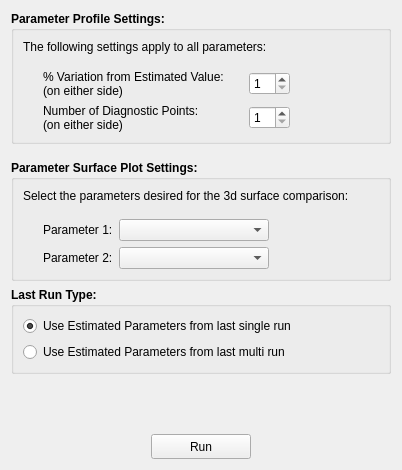
<?xml version="1.0" encoding="UTF-8"?>
<ui version="4.0">
 <class>Form</class>
 <widget class="QWidget" name="Form">
  <property name="geometry">
   <rect>
    <x>0</x>
    <y>0</y>
    <width>402</width>
    <height>470</height>
   </rect>
  </property>
  <property name="sizePolicy">
   <sizepolicy hsizetype="Expanding" vsizetype="Preferred">
    <horstretch>0</horstretch>
    <verstretch>0</verstretch>
   </sizepolicy>
  </property>
  <property name="windowTitle">
   <string>Form</string>
  </property>
  <layout class="QVBoxLayout" name="verticalLayout_4">
   <item>
    <widget class="QGroupBox" name="Diagnostic_Tab1_ParameterGB">
     <property name="font">
      <font>
       <weight>75</weight>
       <bold>true</bold>
      </font>
     </property>
     <property name="whatsThis">
      <string>&lt;html&gt;&lt;head/&gt;&lt;body&gt;&lt;p align=&quot;center&quot;&gt;&lt;span style=&quot; font-weight:600;&quot;&gt;MSSPM Diagnostics&lt;/span&gt;&lt;/p&gt;&lt;p&gt;Diagnostics are used to generate parameter values in close proximity to the estimated parameter values in order to inspect the local neighborhood of each parameter value.&lt;/p&gt;&lt;p&gt;After the user generates these alternative parameter values, they can be graphically viewed by selecting the &amp;quot;Diagnostic&amp;quot; chart type in the Output Contols panel.&lt;/p&gt;&lt;p&gt;Prior to clicking Run below, the user must specify what % variation and number of points will be for all the parameters.&lt;/p&gt;&lt;/body&gt;&lt;/html&gt;</string>
     </property>
     <property name="title">
      <string>Parameter Profile Settings:</string>
     </property>
     <layout class="QVBoxLayout" name="verticalLayout">
      <item>
       <widget class="QLabel" name="label_3">
        <property name="font">
         <font>
          <weight>50</weight>
          <bold>false</bold>
         </font>
        </property>
        <property name="text">
         <string>The following settings apply to all parameters:</string>
        </property>
       </widget>
      </item>
      <item>
       <spacer name="verticalSpacer_3">
        <property name="orientation">
         <enum>Qt::Vertical</enum>
        </property>
        <property name="sizeType">
         <enum>QSizePolicy::Fixed</enum>
        </property>
        <property name="sizeHint" stdset="0">
         <size>
          <width>20</width>
          <height>10</height>
         </size>
        </property>
       </spacer>
      </item>
      <item>
       <layout class="QHBoxLayout" name="horizontalLayout">
        <item>
         <spacer name="horizontalSpacer_6">
          <property name="orientation">
           <enum>Qt::Horizontal</enum>
          </property>
          <property name="sizeType">
           <enum>QSizePolicy::Fixed</enum>
          </property>
          <property name="sizeHint" stdset="0">
           <size>
            <width>20</width>
            <height>20</height>
           </size>
          </property>
         </spacer>
        </item>
        <item>
         <widget class="QLabel" name="label">
          <property name="minimumSize">
           <size>
            <width>200</width>
            <height>0</height>
           </size>
          </property>
          <property name="maximumSize">
           <size>
            <width>200</width>
            <height>16777215</height>
           </size>
          </property>
          <property name="font">
           <font>
            <weight>50</weight>
            <bold>false</bold>
           </font>
          </property>
          <property name="text">
           <string>% Variation from Estimated Value:
(on either side)</string>
          </property>
         </widget>
        </item>
        <item>
         <widget class="QSpinBox" name="Diagnostic_Tab1_PctVarSB">
          <property name="font">
           <font>
            <weight>50</weight>
            <bold>false</bold>
           </font>
          </property>
          <property name="minimum">
           <number>1</number>
          </property>
          <property name="maximum">
           <number>50</number>
          </property>
         </widget>
        </item>
        <item>
         <spacer name="horizontalSpacer">
          <property name="orientation">
           <enum>Qt::Horizontal</enum>
          </property>
          <property name="sizeHint" stdset="0">
           <size>
            <width>40</width>
            <height>20</height>
           </size>
          </property>
         </spacer>
        </item>
       </layout>
      </item>
      <item>
       <layout class="QHBoxLayout" name="horizontalLayout_2">
        <item>
         <spacer name="horizontalSpacer_7">
          <property name="orientation">
           <enum>Qt::Horizontal</enum>
          </property>
          <property name="sizeType">
           <enum>QSizePolicy::Fixed</enum>
          </property>
          <property name="sizeHint" stdset="0">
           <size>
            <width>20</width>
            <height>20</height>
           </size>
          </property>
         </spacer>
        </item>
        <item>
         <widget class="QLabel" name="label_2">
          <property name="minimumSize">
           <size>
            <width>200</width>
            <height>0</height>
           </size>
          </property>
          <property name="maximumSize">
           <size>
            <width>200</width>
            <height>16777215</height>
           </size>
          </property>
          <property name="font">
           <font>
            <weight>50</weight>
            <bold>false</bold>
           </font>
          </property>
          <property name="text">
           <string>Number of Diagnostic Points:
(on either side)</string>
          </property>
         </widget>
        </item>
        <item>
         <widget class="QSpinBox" name="Diagnostic_Tab1_NumPtsSB">
          <property name="font">
           <font>
            <weight>50</weight>
            <bold>false</bold>
           </font>
          </property>
          <property name="minimum">
           <number>1</number>
          </property>
          <property name="maximum">
           <number>99</number>
          </property>
         </widget>
        </item>
        <item>
         <spacer name="horizontalSpacer_2">
          <property name="orientation">
           <enum>Qt::Horizontal</enum>
          </property>
          <property name="sizeHint" stdset="0">
           <size>
            <width>40</width>
            <height>20</height>
           </size>
          </property>
         </spacer>
        </item>
       </layout>
      </item>
     </layout>
    </widget>
   </item>
   <item>
    <spacer name="verticalSpacer_2">
     <property name="orientation">
      <enum>Qt::Vertical</enum>
     </property>
     <property name="sizeType">
      <enum>QSizePolicy::Fixed</enum>
     </property>
     <property name="sizeHint" stdset="0">
      <size>
       <width>20</width>
       <height>10</height>
      </size>
     </property>
    </spacer>
   </item>
   <item>
    <widget class="QGroupBox" name="groupBox">
     <property name="font">
      <font>
       <weight>75</weight>
       <bold>true</bold>
      </font>
     </property>
     <property name="title">
      <string>Parameter Surface Plot Settings:</string>
     </property>
     <layout class="QVBoxLayout" name="verticalLayout_2">
      <item>
       <widget class="QLabel" name="label_6">
        <property name="font">
         <font>
          <weight>50</weight>
          <bold>false</bold>
         </font>
        </property>
        <property name="text">
         <string>Select the parameters desired for the 3d surface comparison:</string>
        </property>
       </widget>
      </item>
      <item>
       <spacer name="verticalSpacer_5">
        <property name="orientation">
         <enum>Qt::Vertical</enum>
        </property>
        <property name="sizeType">
         <enum>QSizePolicy::Fixed</enum>
        </property>
        <property name="sizeHint" stdset="0">
         <size>
          <width>20</width>
          <height>10</height>
         </size>
        </property>
       </spacer>
      </item>
      <item>
       <layout class="QHBoxLayout" name="horizontalLayout_4">
        <item>
         <spacer name="horizontalSpacer_5">
          <property name="orientation">
           <enum>Qt::Horizontal</enum>
          </property>
          <property name="sizeType">
           <enum>QSizePolicy::Fixed</enum>
          </property>
          <property name="sizeHint" stdset="0">
           <size>
            <width>20</width>
            <height>20</height>
           </size>
          </property>
         </spacer>
        </item>
        <item>
         <widget class="QLabel" name="label_4">
          <property name="font">
           <font>
            <weight>50</weight>
            <bold>false</bold>
           </font>
          </property>
          <property name="text">
           <string>Parameter 1:</string>
          </property>
         </widget>
        </item>
        <item>
         <widget class="QComboBox" name="Diagnostic_Tab1_SurfaceParameter1CMB">
          <property name="minimumSize">
           <size>
            <width>150</width>
            <height>0</height>
           </size>
          </property>
          <property name="maximumSize">
           <size>
            <width>150</width>
            <height>16777215</height>
           </size>
          </property>
          <property name="font">
           <font>
            <weight>50</weight>
            <bold>false</bold>
           </font>
          </property>
         </widget>
        </item>
        <item>
         <spacer name="horizontalSpacer_3">
          <property name="orientation">
           <enum>Qt::Horizontal</enum>
          </property>
          <property name="sizeHint" stdset="0">
           <size>
            <width>40</width>
            <height>20</height>
           </size>
          </property>
         </spacer>
        </item>
       </layout>
      </item>
      <item>
       <layout class="QHBoxLayout" name="horizontalLayout_3">
        <item>
         <spacer name="horizontalSpacer_8">
          <property name="orientation">
           <enum>Qt::Horizontal</enum>
          </property>
          <property name="sizeType">
           <enum>QSizePolicy::Fixed</enum>
          </property>
          <property name="sizeHint" stdset="0">
           <size>
            <width>20</width>
            <height>20</height>
           </size>
          </property>
         </spacer>
        </item>
        <item>
         <widget class="QLabel" name="label_5">
          <property name="font">
           <font>
            <weight>50</weight>
            <bold>false</bold>
           </font>
          </property>
          <property name="text">
           <string>Parameter 2:</string>
          </property>
         </widget>
        </item>
        <item>
         <widget class="QComboBox" name="Diagnostic_Tab1_SurfaceParameter2CMB">
          <property name="minimumSize">
           <size>
            <width>150</width>
            <height>0</height>
           </size>
          </property>
          <property name="maximumSize">
           <size>
            <width>150</width>
            <height>16777215</height>
           </size>
          </property>
          <property name="font">
           <font>
            <weight>50</weight>
            <bold>false</bold>
           </font>
          </property>
         </widget>
        </item>
        <item>
         <spacer name="horizontalSpacer_4">
          <property name="orientation">
           <enum>Qt::Horizontal</enum>
          </property>
          <property name="sizeHint" stdset="0">
           <size>
            <width>40</width>
            <height>20</height>
           </size>
          </property>
         </spacer>
        </item>
       </layout>
      </item>
     </layout>
    </widget>
   </item>
   <item>
    <widget class="QGroupBox" name="groupBox_2">
     <property name="font">
      <font>
       <weight>75</weight>
       <bold>true</bold>
      </font>
     </property>
     <property name="title">
      <string>Last Run Type:</string>
     </property>
     <layout class="QVBoxLayout" name="verticalLayout_3">
      <item>
       <widget class="QRadioButton" name="Diagnostic_Tab1_UseLastSingleRunRB">
        <property name="sizePolicy">
         <sizepolicy hsizetype="Fixed" vsizetype="Fixed">
          <horstretch>0</horstretch>
          <verstretch>0</verstretch>
         </sizepolicy>
        </property>
        <property name="minimumSize">
         <size>
          <width>300</width>
          <height>0</height>
         </size>
        </property>
        <property name="maximumSize">
         <size>
          <width>300</width>
          <height>16777215</height>
         </size>
        </property>
        <property name="font">
         <font>
          <weight>50</weight>
          <bold>false</bold>
         </font>
        </property>
        <property name="layoutDirection">
         <enum>Qt::LeftToRight</enum>
        </property>
        <property name="text">
         <string>Use Estimated Parameters from last single run</string>
        </property>
        <property name="checked">
         <bool>true</bool>
        </property>
       </widget>
      </item>
      <item>
       <widget class="QRadioButton" name="Diagnostic_Tab1_UseLastMultiRunRB">
        <property name="sizePolicy">
         <sizepolicy hsizetype="Fixed" vsizetype="Fixed">
          <horstretch>0</horstretch>
          <verstretch>0</verstretch>
         </sizepolicy>
        </property>
        <property name="minimumSize">
         <size>
          <width>300</width>
          <height>0</height>
         </size>
        </property>
        <property name="maximumSize">
         <size>
          <width>320</width>
          <height>16777215</height>
         </size>
        </property>
        <property name="font">
         <font>
          <weight>50</weight>
          <bold>false</bold>
         </font>
        </property>
        <property name="layoutDirection">
         <enum>Qt::LeftToRight</enum>
        </property>
        <property name="text">
         <string>Use Estimated Parameters from last multi run</string>
        </property>
       </widget>
      </item>
     </layout>
    </widget>
   </item>
   <item>
    <spacer name="verticalSpacer_4">
     <property name="orientation">
      <enum>Qt::Vertical</enum>
     </property>
     <property name="sizeType">
      <enum>QSizePolicy::Expanding</enum>
     </property>
     <property name="sizeHint" stdset="0">
      <size>
       <width>20</width>
       <height>18</height>
      </size>
     </property>
    </spacer>
   </item>
   <item>
    <layout class="QHBoxLayout" name="horizontalLayout_84">
     <item>
      <spacer name="horizontalSpacer_96">
       <property name="orientation">
        <enum>Qt::Horizontal</enum>
       </property>
       <property name="sizeHint" stdset="0">
        <size>
         <width>40</width>
         <height>20</height>
        </size>
       </property>
      </spacer>
     </item>
     <item>
      <widget class="QPushButton" name="Diagnostic_Tab1_RunPB">
       <property name="enabled">
        <bool>true</bool>
       </property>
       <property name="sizePolicy">
        <sizepolicy hsizetype="Fixed" vsizetype="Fixed">
         <horstretch>0</horstretch>
         <verstretch>0</verstretch>
        </sizepolicy>
       </property>
       <property name="minimumSize">
        <size>
         <width>100</width>
         <height>25</height>
        </size>
       </property>
       <property name="maximumSize">
        <size>
         <width>200</width>
         <height>16777215</height>
        </size>
       </property>
       <property name="toolTip">
        <string>Create parameter diagnostics using above settings.</string>
       </property>
       <property name="statusTip">
        <string>Create parameter diagnostics using above settings.</string>
       </property>
       <property name="text">
        <string>Run</string>
       </property>
      </widget>
     </item>
     <item>
      <spacer name="horizontalSpacer_97">
       <property name="orientation">
        <enum>Qt::Horizontal</enum>
       </property>
       <property name="sizeHint" stdset="0">
        <size>
         <width>40</width>
         <height>20</height>
        </size>
       </property>
      </spacer>
     </item>
    </layout>
   </item>
  </layout>
 </widget>
 <resources/>
 <connections/>
</ui>
